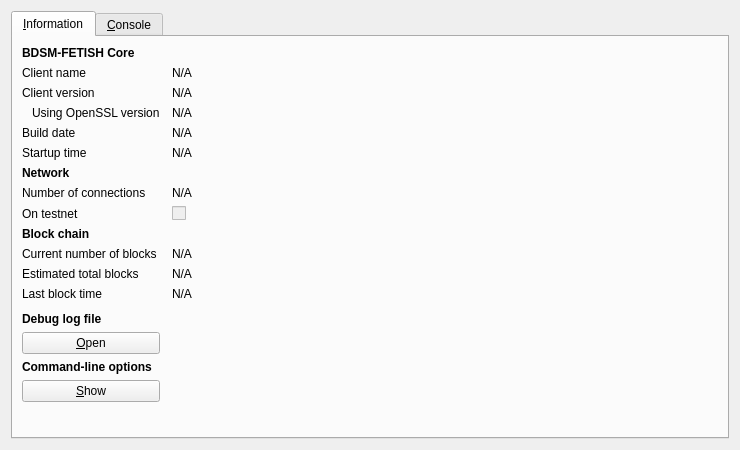
<?xml version="1.0" encoding="UTF-8"?>
<ui version="4.0">
 <class>RPCConsole</class>
 <widget class="QDialog" name="RPCConsole">
  <property name="geometry">
   <rect>
    <x>0</x>
    <y>0</y>
    <width>740</width>
    <height>450</height>
   </rect>
  </property>
  <property name="windowTitle">
   <string>BDSM-FETISH - Debug window</string>
  </property>
  <layout class="QVBoxLayout" name="verticalLayout_2">
   <item>
    <widget class="QTabWidget" name="tabWidget">
     <property name="currentIndex">
      <number>0</number>
     </property>
     <widget class="QWidget" name="tab_info">
      <attribute name="title">
       <string>&amp;Information</string>
      </attribute>
      <layout class="QGridLayout" name="gridLayout" columnstretch="0,1">
       <property name="horizontalSpacing">
        <number>12</number>
       </property>
       <item row="0" column="0">
        <widget class="QLabel" name="label_9">
         <property name="font">
          <font>
           <weight>75</weight>
           <bold>true</bold>
          </font>
         </property>
         <property name="text">
          <string>BDSM-FETISH Core</string>
         </property>
        </widget>
       </item>
       <item row="1" column="0">
        <widget class="QLabel" name="label_5">
         <property name="text">
          <string>Client name</string>
         </property>
        </widget>
       </item>
       <item row="1" column="1">
        <widget class="QLabel" name="clientName">
         <property name="cursor">
          <cursorShape>IBeamCursor</cursorShape>
         </property>
         <property name="text">
          <string>N/A</string>
         </property>
         <property name="textFormat">
          <enum>Qt::PlainText</enum>
         </property>
         <property name="textInteractionFlags">
          <set>Qt::LinksAccessibleByMouse|Qt::TextSelectableByKeyboard|Qt::TextSelectableByMouse</set>
         </property>
        </widget>
       </item>
       <item row="2" column="0">
        <widget class="QLabel" name="label_6">
         <property name="text">
          <string>Client version</string>
         </property>
        </widget>
       </item>
       <item row="2" column="1">
        <widget class="QLabel" name="clientVersion">
         <property name="cursor">
          <cursorShape>IBeamCursor</cursorShape>
         </property>
         <property name="text">
          <string>N/A</string>
         </property>
         <property name="textFormat">
          <enum>Qt::PlainText</enum>
         </property>
         <property name="textInteractionFlags">
          <set>Qt::LinksAccessibleByMouse|Qt::TextSelectableByKeyboard|Qt::TextSelectableByMouse</set>
         </property>
        </widget>
       </item>
       <item row="3" column="0">
        <widget class="QLabel" name="label_14">
         <property name="text">
          <string>Using OpenSSL version</string>
         </property>
         <property name="indent">
          <number>10</number>
         </property>
        </widget>
       </item>
       <item row="3" column="1">
        <widget class="QLabel" name="openSSLVersion">
         <property name="cursor">
          <cursorShape>IBeamCursor</cursorShape>
         </property>
         <property name="text">
          <string>N/A</string>
         </property>
         <property name="textFormat">
          <enum>Qt::PlainText</enum>
         </property>
         <property name="textInteractionFlags">
          <set>Qt::LinksAccessibleByMouse|Qt::TextSelectableByKeyboard|Qt::TextSelectableByMouse</set>
         </property>
        </widget>
       </item>
       <item row="4" column="0">
        <widget class="QLabel" name="label_12">
         <property name="text">
          <string>Build date</string>
         </property>
        </widget>
       </item>
       <item row="4" column="1">
        <widget class="QLabel" name="buildDate">
         <property name="cursor">
          <cursorShape>IBeamCursor</cursorShape>
         </property>
         <property name="text">
          <string>N/A</string>
         </property>
         <property name="textFormat">
          <enum>Qt::PlainText</enum>
         </property>
         <property name="textInteractionFlags">
          <set>Qt::LinksAccessibleByMouse|Qt::TextSelectableByKeyboard|Qt::TextSelectableByMouse</set>
         </property>
        </widget>
       </item>
       <item row="5" column="0">
        <widget class="QLabel" name="label_13">
         <property name="text">
          <string>Startup time</string>
         </property>
        </widget>
       </item>
       <item row="5" column="1">
        <widget class="QLabel" name="startupTime">
         <property name="cursor">
          <cursorShape>IBeamCursor</cursorShape>
         </property>
         <property name="text">
          <string>N/A</string>
         </property>
         <property name="textFormat">
          <enum>Qt::PlainText</enum>
         </property>
         <property name="textInteractionFlags">
          <set>Qt::LinksAccessibleByMouse|Qt::TextSelectableByKeyboard|Qt::TextSelectableByMouse</set>
         </property>
        </widget>
       </item>
       <item row="6" column="0">
        <widget class="QLabel" name="label_11">
         <property name="font">
          <font>
           <weight>75</weight>
           <bold>true</bold>
          </font>
         </property>
         <property name="text">
          <string>Network</string>
         </property>
        </widget>
       </item>
       <item row="7" column="0">
        <widget class="QLabel" name="label_7">
         <property name="text">
          <string>Number of connections</string>
         </property>
        </widget>
       </item>
       <item row="7" column="1">
        <widget class="QLabel" name="numberOfConnections">
         <property name="cursor">
          <cursorShape>IBeamCursor</cursorShape>
         </property>
         <property name="text">
          <string>N/A</string>
         </property>
         <property name="textFormat">
          <enum>Qt::PlainText</enum>
         </property>
         <property name="textInteractionFlags">
          <set>Qt::LinksAccessibleByMouse|Qt::TextSelectableByKeyboard|Qt::TextSelectableByMouse</set>
         </property>
        </widget>
       </item>
       <item row="8" column="0">
        <widget class="QLabel" name="label_8">
         <property name="text">
          <string>On testnet</string>
         </property>
        </widget>
       </item>
       <item row="8" column="1">
        <widget class="QCheckBox" name="isTestNet">
         <property name="enabled">
          <bool>false</bool>
         </property>
         <property name="text">
          <string/>
         </property>
        </widget>
       </item>
       <item row="9" column="0">
        <widget class="QLabel" name="label_10">
         <property name="font">
          <font>
           <weight>75</weight>
           <bold>true</bold>
          </font>
         </property>
         <property name="text">
          <string>Block chain</string>
         </property>
        </widget>
       </item>
       <item row="10" column="0">
        <widget class="QLabel" name="label_3">
         <property name="text">
          <string>Current number of blocks</string>
         </property>
        </widget>
       </item>
       <item row="10" column="1">
        <widget class="QLabel" name="numberOfBlocks">
         <property name="cursor">
          <cursorShape>IBeamCursor</cursorShape>
         </property>
         <property name="text">
          <string>N/A</string>
         </property>
         <property name="textFormat">
          <enum>Qt::PlainText</enum>
         </property>
         <property name="textInteractionFlags">
          <set>Qt::LinksAccessibleByMouse|Qt::TextSelectableByKeyboard|Qt::TextSelectableByMouse</set>
         </property>
        </widget>
       </item>
       <item row="11" column="0">
        <widget class="QLabel" name="label_4">
         <property name="text">
          <string>Estimated total blocks</string>
         </property>
        </widget>
       </item>
       <item row="11" column="1">
        <widget class="QLabel" name="totalBlocks">
         <property name="cursor">
          <cursorShape>IBeamCursor</cursorShape>
         </property>
         <property name="text">
          <string>N/A</string>
         </property>
         <property name="textFormat">
          <enum>Qt::PlainText</enum>
         </property>
         <property name="textInteractionFlags">
          <set>Qt::LinksAccessibleByMouse|Qt::TextSelectableByKeyboard|Qt::TextSelectableByMouse</set>
         </property>
        </widget>
       </item>
       <item row="12" column="0">
        <widget class="QLabel" name="label_2">
         <property name="text">
          <string>Last block time</string>
         </property>
        </widget>
       </item>
       <item row="12" column="1">
        <widget class="QLabel" name="lastBlockTime">
         <property name="cursor">
          <cursorShape>IBeamCursor</cursorShape>
         </property>
         <property name="text">
          <string>N/A</string>
         </property>
         <property name="textFormat">
          <enum>Qt::PlainText</enum>
         </property>
         <property name="textInteractionFlags">
          <set>Qt::LinksAccessibleByMouse|Qt::TextSelectableByKeyboard|Qt::TextSelectableByMouse</set>
         </property>
        </widget>
       </item>
       <item row="13" column="0">
        <spacer name="verticalSpacer_2">
         <property name="orientation">
          <enum>Qt::Vertical</enum>
         </property>
         <property name="sizeHint" stdset="0">
          <size>
           <width>20</width>
           <height>20</height>
          </size>
         </property>
        </spacer>
       </item>
       <item row="14" column="0">
        <widget class="QLabel" name="labelDebugLogfile">
         <property name="font">
          <font>
           <weight>75</weight>
           <bold>true</bold>
          </font>
         </property>
         <property name="text">
          <string>Debug log file</string>
         </property>
        </widget>
       </item>
       <item row="15" column="0">
        <widget class="QPushButton" name="openDebugLogfileButton">
         <property name="toolTip">
          <string>Open the BDSM-FETISH debug log file from the current data directory. This can take a few seconds for large log files.</string>
         </property>
         <property name="text">
          <string>&amp;Open</string>
         </property>
         <property name="autoDefault">
          <bool>false</bool>
         </property>
        </widget>
       </item>
       <item row="16" column="0">
        <widget class="QLabel" name="labelCLOptions">
         <property name="font">
          <font>
           <weight>75</weight>
           <bold>true</bold>
          </font>
         </property>
         <property name="text">
          <string>Command-line options</string>
         </property>
        </widget>
       </item>
       <item row="17" column="0">
        <widget class="QPushButton" name="showCLOptionsButton">
         <property name="toolTip">
          <string>Show the BDSM-FETISH-Qt help message to get a list with possible BDSM-FETISH command-line options.</string>
         </property>
         <property name="text">
          <string>&amp;Show</string>
         </property>
         <property name="autoDefault">
          <bool>false</bool>
         </property>
        </widget>
       </item>
       <item row="18" column="0">
        <spacer name="verticalSpacer">
         <property name="orientation">
          <enum>Qt::Vertical</enum>
         </property>
         <property name="sizeHint" stdset="0">
          <size>
           <width>20</width>
           <height>40</height>
          </size>
         </property>
        </spacer>
       </item>
      </layout>
     </widget>
     <widget class="QWidget" name="tab_console">
      <attribute name="title">
       <string>&amp;Console</string>
      </attribute>
      <layout class="QVBoxLayout" name="verticalLayout_3">
       <property name="spacing">
        <number>3</number>
       </property>
       <item>
        <widget class="QTextEdit" name="messagesWidget">
         <property name="minimumSize">
          <size>
           <width>0</width>
           <height>100</height>
          </size>
         </property>
         <property name="readOnly">
          <bool>true</bool>
         </property>
         <property name="tabKeyNavigation" stdset="0">
          <bool>false</bool>
         </property>
         <property name="columnCount" stdset="0">
          <number>2</number>
         </property>
        </widget>
       </item>
       <item>
        <layout class="QHBoxLayout" name="horizontalLayout">
         <property name="spacing">
          <number>3</number>
         </property>
         <item>
          <widget class="QLabel" name="label">
           <property name="text">
            <string notr="true">&gt;</string>
           </property>
          </widget>
         </item>
         <item>
          <widget class="QLineEdit" name="lineEdit"/>
         </item>
         <item>
          <widget class="QPushButton" name="clearButton">
           <property name="maximumSize">
            <size>
             <width>24</width>
             <height>24</height>
            </size>
           </property>
           <property name="toolTip">
            <string>Clear console</string>
           </property>
           <property name="text">
            <string/>
           </property>
           <property name="icon">
            <iconset resource="../bitcoin.qrc">
             <normaloff>:/icons/remove</normaloff>:/icons/remove</iconset>
           </property>
           <property name="shortcut">
            <string notr="true">Ctrl+L</string>
           </property>
           <property name="autoDefault">
            <bool>false</bool>
           </property>
          </widget>
         </item>
        </layout>
       </item>
      </layout>
     </widget>
    </widget>
   </item>
  </layout>
 </widget>
 <resources>
  <include location="../bitcoin.qrc"/>
 </resources>
 <connections/>
</ui>
